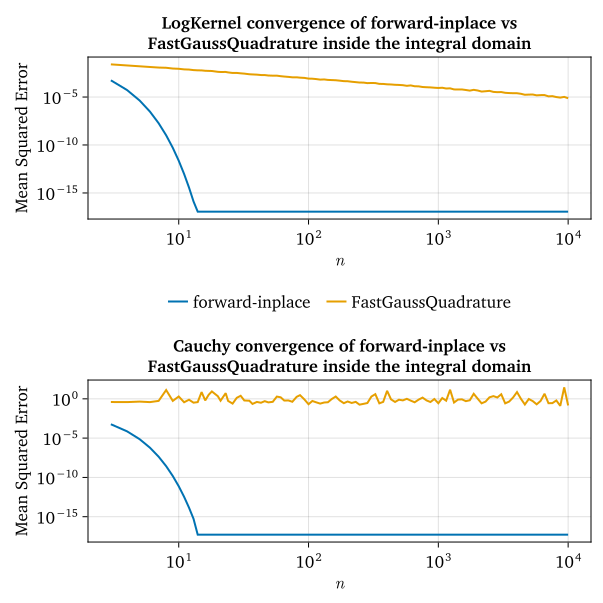

Write the Julia code that produced this figure.
using FastRecurrenceArrays, RecurrenceRelationshipArrays, SingularIntegrals,
    ClassicalOrthogonalPolynomials, LinearAlgebra, CairoMakie, FastGaussQuadrature;

x = range(ComplexF64(-1.0), ComplexF64(1.0), 1000);

log_g(x, z) = log(z - x) * exp(x);
c_g(x, z) = exp(x) / (x - z);
r = [3:9; unique(floor.(Int, logrange(1e1, 1e4, 100)))];

P = Legendre();
f_N = expand(P, exp);

function logtransform(n)
    inplace = Vector{Float64}(undef, length(x))
    ff = Float64.(collect(f_N.args[2][1:n]))

    inplace .= InplaceLogKernel(n, x, ff)
    return inplace
end;

function cauchytransform(n)
    inplace = Vector{ComplexF64}(undef, length(x))
    ff = Float64.(collect(f_N.args[2][1:n]))

    inplace .= InplaceCauchy(n, x, ff)
    return inplace
end;

baseline_log = [Float64.(log.(abs.(x₀ .- axes(P, 1)')) * f_N) for x₀ in x];
differences1_log = Vector{Float64}(undef, length(r));
differences2_log = Vector{Float64}(undef, length(r));

for (i, n) in enumerate(r)
    lt = logtransform(n)
    valid = .!(isnan.(lt) .| isnan.(baseline_log))
    num_valid = length(valid)
    differences1_log[i] = 1 / num_valid * norm(lt[valid] .- baseline_log[valid])

    x_g, w_g = gausslegendre(n)
    g = [Float64.(real(dot(w_g, log_g.(x_g, x₀)))) for x₀ in x]
    valid = .!(isnan.(g) .| isnan.(baseline_log))
    num_valid = length(valid)
    differences2_log[i] = 1 / num_valid * norm(g[valid] .- baseline_log[valid])
end;

baseline_c = [-inv(2π*im) * (inv.(x₀ .- axes(P, 1)') * f_N) for x₀ in x];
differences1_c = Vector{Float64}(undef, length(r));
differences2_c = Vector{Float64}(undef, length(r));

for (i, n) in enumerate(r)
    c = cauchytransform(n)
    valid = .!(isnan.(c) .| isnan.(baseline_c))
    num_valid = length(valid)
    differences1_c[i] = 1 / num_valid * norm(c[valid] .- baseline_c[valid])

    x_g, w_g = gausslegendre(n)
    g = [inv(2π*im) * dot(w_g, c_g.(x_g, x₀)) for x₀ in x]
    valid = .!(isnan.(g) .| isnan.(baseline_c))
    num_valid = length(valid)
    differences2_c[i] = 1 / num_valid * norm(g[valid] .- baseline_c[valid])
end;

pt = 4 / 3;
inch = 96;

set_theme!(
    fontsize=round(13pt),
    linewidth=2,
    markersize=13,
    fonts=(regular="charter", bold="charter bold", italic="charter italic", bold_italic="charter bold italic"),
    figure_padding=12,
);

fig = Figure(size=(6.28inch, 6.28inch));

ax1 = Axis(
    fig[1, 1],
    xlabel=L"n",
    ylabel="Mean Squared Error",
    title="LogKernel convergence of forward-inplace vs\nFastGaussQuadrature inside the integral domain",
    yscale=log10,
    xscale=log10
);

inplace_log = lines!(ax1, r, differences1_log, linewidth=2);
gauss_log = lines!(ax1, r, differences2_log, linewidth=2);

ax2 = Axis(
    fig[3, 1],
    xlabel=L"n",
    ylabel="Mean Squared Error",
    title="Cauchy convergence of forward-inplace vs\nFastGaussQuadrature inside the integral domain",
    yscale=log10,
    xscale=log10
);

inplace_c = lines!(ax2, r, differences1_c, linewidth=2);
gauss_c = lines!(ax2, r, differences2_c, linewidth=2);

Legend(
    fig[2, 1],
    [inplace_log, gauss_log],
    ["forward-inplace", "FastGaussQuadrature"],
    orientation=:horizontal,
    framevisible=false,
    groupgap=50
);

fig

save("abs-inside.svg", fig);
